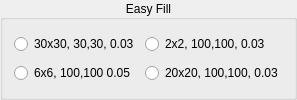
               <widget class="QGroupBox" name="groupBox_2">
                <property name="toolTip">
                 <string>Quickly fill the selected parameters above</string>
                </property>
                <property name="title">
                 <string>Easy Fill</string>
                </property>
                <property name="alignment">
                 <set>Qt::AlignCenter</set>
                </property>
                <layout class="QGridLayout" name="gridLayout_6">
                 <item row="0" column="0">
                  <widget class="QRadioButton" name="scan1">
                   <property name="text">
                    <string>30x30, 30,30, 0.03</string>
                   </property>
                  </widget>
                 </item>
                 <item row="0" column="1">
                  <widget class="QRadioButton" name="scan2">
                   <property name="text">
                    <string>2x2, 100,100, 0.03</string>
                   </property>
                  </widget>
                 </item>
                 <item row="1" column="0">
                  <widget class="QRadioButton" name="scan3">
                   <property name="text">
                    <string>6x6, 100,100 0.05</string>
                   </property>
                  </widget>
                 </item>
                 <item row="1" column="1">
                  <widget class="QRadioButton" name="scan4">
                   <property name="text">
                    <string>20x20, 100,100, 0.03</string>
                   </property>
                  </widget>
                 </item>
                </layout>
               </widget>
